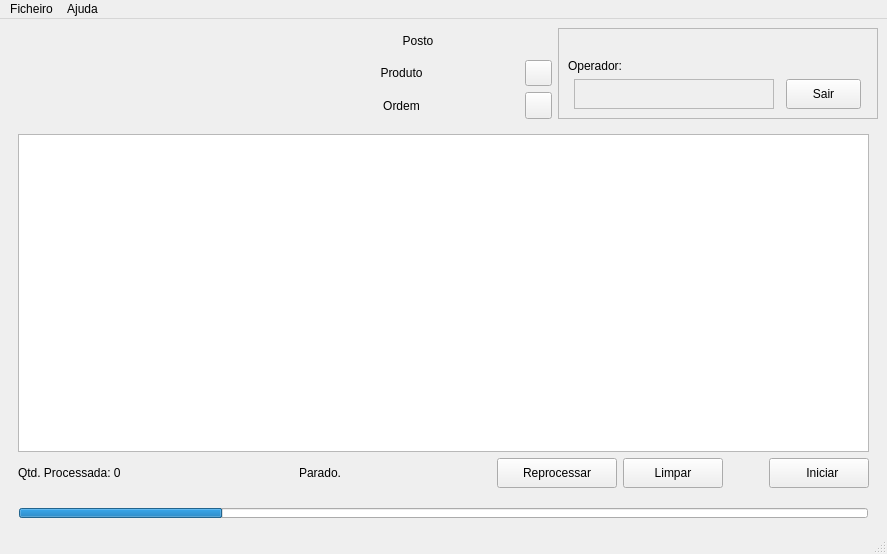
<?xml version="1.0" encoding="UTF-8"?>
<ui version="4.0">
 <class>MainWindow</class>
 <widget class="QMainWindow" name="MainWindow">
  <property name="geometry">
   <rect>
    <x>0</x>
    <y>0</y>
    <width>887</width>
    <height>554</height>
   </rect>
  </property>
  <property name="minimumSize">
   <size>
    <width>850</width>
    <height>0</height>
   </size>
  </property>
  <property name="windowTitle">
   <string>Controlo de Produção</string>
  </property>
  <property name="windowIcon">
   <iconset resource="resources.qrc">
    <normaloff>:/images/images/logo-uartronica-final-mini.png</normaloff>:/images/images/logo-uartronica-final-mini.png</iconset>
  </property>
  <property name="styleSheet">
   <string notr="true">font: 10pt &quot;MS Shell Dlg 2&quot;;</string>
  </property>
  <widget class="QWidget" name="centralwidget">
   <layout class="QVBoxLayout" name="verticalLayout">
    <item>
     <layout class="QHBoxLayout" name="horizontalLayout">
      <item>
       <widget class="QLabel" name="label">
        <property name="maximumSize">
         <size>
          <width>300</width>
          <height>102</height>
         </size>
        </property>
        <property name="styleSheet">
         <string notr="true"/>
        </property>
        <property name="text">
         <string/>
        </property>
        <property name="pixmap">
         <pixmap resource="resources.qrc">:/images/images/Uartronica-Logo-Dark.png</pixmap>
        </property>
        <property name="scaledContents">
         <bool>true</bool>
        </property>
       </widget>
      </item>
      <item>
       <layout class="QGridLayout" name="gridLayout">
        <item row="3" column="0">
         <layout class="QHBoxLayout" name="horizontalLayout_6">
          <item>
           <widget class="QLabel" name="label_product_name">
            <property name="sizePolicy">
             <sizepolicy hsizetype="Minimum" vsizetype="Minimum">
              <horstretch>0</horstretch>
              <verstretch>0</verstretch>
             </sizepolicy>
            </property>
            <property name="minimumSize">
             <size>
              <width>0</width>
              <height>0</height>
             </size>
            </property>
            <property name="text">
             <string>Produto</string>
            </property>
            <property name="alignment">
             <set>Qt::AlignCenter</set>
            </property>
            <property name="wordWrap">
             <bool>true</bool>
            </property>
            <property name="textInteractionFlags">
             <set>Qt::LinksAccessibleByMouse|Qt::TextSelectableByMouse</set>
            </property>
           </widget>
          </item>
          <item>
           <widget class="QPushButton" name="btn_change_product">
            <property name="enabled">
             <bool>true</bool>
            </property>
            <property name="maximumSize">
             <size>
              <width>27</width>
              <height>27</height>
             </size>
            </property>
            <property name="toolTip">
             <string>Alterar produto</string>
            </property>
            <property name="toolTipDuration">
             <number>-1</number>
            </property>
            <property name="whatsThis">
             <string/>
            </property>
            <property name="layoutDirection">
             <enum>Qt::LeftToRight</enum>
            </property>
            <property name="text">
             <string/>
            </property>
            <property name="icon">
             <iconset resource="resources.qrc">
              <normaloff>:/images/images/edit-pencil.png</normaloff>:/images/images/edit-pencil.png</iconset>
            </property>
           </widget>
          </item>
         </layout>
        </item>
        <item row="1" column="0">
         <layout class="QVBoxLayout" name="verticalLayout_7">
          <item>
           <widget class="QLabel" name="label_tool">
            <property name="styleSheet">
             <string notr="true">font: 14pt &quot;MS Shell Dlg 2&quot;;</string>
            </property>
            <property name="text">
             <string>Posto</string>
            </property>
            <property name="alignment">
             <set>Qt::AlignCenter</set>
            </property>
           </widget>
          </item>
         </layout>
        </item>
        <item row="4" column="0">
         <layout class="QHBoxLayout" name="horizontalLayout_8">
          <item>
           <widget class="QLabel" name="label_order_name">
            <property name="text">
             <string>Ordem</string>
            </property>
            <property name="alignment">
             <set>Qt::AlignCenter</set>
            </property>
           </widget>
          </item>
          <item>
           <widget class="QPushButton" name="btn_change_order">
            <property name="minimumSize">
             <size>
              <width>27</width>
              <height>27</height>
             </size>
            </property>
            <property name="maximumSize">
             <size>
              <width>27</width>
              <height>27</height>
             </size>
            </property>
            <property name="text">
             <string/>
            </property>
            <property name="icon">
             <iconset resource="resources.qrc">
              <normaloff>:/images/images/edit-pencil.png</normaloff>:/images/images/edit-pencil.png</iconset>
            </property>
           </widget>
          </item>
         </layout>
        </item>
       </layout>
      </item>
      <item>
       <layout class="QVBoxLayout" name="verticalLayout_4">
        <property name="sizeConstraint">
         <enum>QLayout::SetFixedSize</enum>
        </property>
        <item alignment="Qt::AlignRight">
         <widget class="QFrame" name="frame_user_details">
          <property name="minimumSize">
           <size>
            <width>200</width>
            <height>0</height>
           </size>
          </property>
          <property name="frameShape">
           <enum>QFrame::StyledPanel</enum>
          </property>
          <property name="frameShadow">
           <enum>QFrame::Raised</enum>
          </property>
          <layout class="QVBoxLayout" name="verticalLayout_5">
           <item>
            <widget class="QLabel" name="label_workstation">
             <property name="font">
              <font>
               <family>MS Shell Dlg 2</family>
               <pointsize>10</pointsize>
               <weight>50</weight>
               <italic>false</italic>
               <bold>false</bold>
              </font>
             </property>
             <property name="text">
              <string/>
             </property>
             <property name="alignment">
              <set>Qt::AlignCenter</set>
             </property>
            </widget>
           </item>
           <item>
            <widget class="QLabel" name="label_6">
             <property name="minimumSize">
              <size>
               <width>300</width>
               <height>0</height>
              </size>
             </property>
             <property name="maximumSize">
              <size>
               <width>300</width>
               <height>16777215</height>
              </size>
             </property>
             <property name="styleSheet">
              <string notr="true">font: 75 11pt &quot;MS Shell Dlg 2&quot;;</string>
             </property>
             <property name="text">
              <string>Operador:</string>
             </property>
            </widget>
           </item>
           <item>
            <layout class="QHBoxLayout" name="horizontalLayout_4">
             <property name="sizeConstraint">
              <enum>QLayout::SetFixedSize</enum>
             </property>
             <item>
              <widget class="QLabel" name="label_user">
               <property name="minimumSize">
                <size>
                 <width>200</width>
                 <height>0</height>
                </size>
               </property>
               <property name="maximumSize">
                <size>
                 <width>200</width>
                 <height>16777215</height>
                </size>
               </property>
               <property name="frameShape">
                <enum>QFrame::StyledPanel</enum>
               </property>
               <property name="frameShadow">
                <enum>QFrame::Plain</enum>
               </property>
               <property name="text">
                <string/>
               </property>
              </widget>
             </item>
             <item>
              <widget class="QPushButton" name="btn_logout">
               <property name="enabled">
                <bool>true</bool>
               </property>
               <property name="minimumSize">
                <size>
                 <width>75</width>
                 <height>30</height>
                </size>
               </property>
               <property name="maximumSize">
                <size>
                 <width>75</width>
                 <height>30</height>
                </size>
               </property>
               <property name="text">
                <string>Sair</string>
               </property>
               <property name="icon">
                <iconset resource="resources.qrc">
                 <normaloff>:/images/images/right-from-arrow.png</normaloff>:/images/images/right-from-arrow.png</iconset>
               </property>
              </widget>
             </item>
            </layout>
           </item>
          </layout>
         </widget>
        </item>
       </layout>
      </item>
     </layout>
    </item>
    <item>
     <widget class="QStackedWidget" name="stacked_content">
      <property name="currentIndex">
       <number>1</number>
      </property>
      <widget class="QWidget" name="login">
       <layout class="QVBoxLayout" name="verticalLayout_2">
        <item>
         <layout class="QHBoxLayout" name="horizontalLayout_2">
          <item>
           <spacer name="horizontalSpacer">
            <property name="orientation">
             <enum>Qt::Horizontal</enum>
            </property>
            <property name="sizeHint" stdset="0">
             <size>
              <width>40</width>
              <height>20</height>
             </size>
            </property>
           </spacer>
          </item>
          <item>
           <layout class="QVBoxLayout" name="verticalLayout_3">
            <item>
             <spacer name="verticalSpacer_5">
              <property name="orientation">
               <enum>Qt::Vertical</enum>
              </property>
              <property name="sizeHint" stdset="0">
               <size>
                <width>20</width>
                <height>40</height>
               </size>
              </property>
             </spacer>
            </item>
            <item>
             <widget class="QLabel" name="label_2">
              <property name="styleSheet">
               <string notr="true">font: 75 12pt &quot;MS Shell Dlg 2&quot;;</string>
              </property>
              <property name="text">
               <string>Entrada:</string>
              </property>
             </widget>
            </item>
            <item>
             <spacer name="verticalSpacer_2">
              <property name="orientation">
               <enum>Qt::Vertical</enum>
              </property>
              <property name="sizeType">
               <enum>QSizePolicy::Fixed</enum>
              </property>
              <property name="sizeHint" stdset="0">
               <size>
                <width>20</width>
                <height>20</height>
               </size>
              </property>
             </spacer>
            </item>
            <item>
             <widget class="QLabel" name="label_4">
              <property name="text">
               <string>Utilizador:</string>
              </property>
             </widget>
            </item>
            <item>
             <widget class="QLineEdit" name="line_username">
              <property name="minimumSize">
               <size>
                <width>0</width>
                <height>30</height>
               </size>
              </property>
              <property name="sizeIncrement">
               <size>
                <width>0</width>
                <height>30</height>
               </size>
              </property>
             </widget>
            </item>
            <item>
             <spacer name="verticalSpacer_4">
              <property name="orientation">
               <enum>Qt::Vertical</enum>
              </property>
              <property name="sizeType">
               <enum>QSizePolicy::Fixed</enum>
              </property>
              <property name="sizeHint" stdset="0">
               <size>
                <width>20</width>
                <height>10</height>
               </size>
              </property>
             </spacer>
            </item>
            <item>
             <widget class="QLabel" name="label_3">
              <property name="text">
               <string>Palavra-passe:</string>
              </property>
             </widget>
            </item>
            <item>
             <widget class="QLineEdit" name="line_password">
              <property name="minimumSize">
               <size>
                <width>0</width>
                <height>30</height>
               </size>
              </property>
              <property name="sizeIncrement">
               <size>
                <width>0</width>
                <height>30</height>
               </size>
              </property>
              <property name="echoMode">
               <enum>QLineEdit::Password</enum>
              </property>
             </widget>
            </item>
            <item>
             <spacer name="verticalSpacer_6">
              <property name="orientation">
               <enum>Qt::Vertical</enum>
              </property>
              <property name="sizeType">
               <enum>QSizePolicy::Fixed</enum>
              </property>
              <property name="sizeHint" stdset="0">
               <size>
                <width>20</width>
                <height>5</height>
               </size>
              </property>
             </spacer>
            </item>
            <item>
             <widget class="QLabel" name="label_login_failed">
              <property name="styleSheet">
               <string notr="true">color: rgb(255, 0, 0);</string>
              </property>
              <property name="text">
               <string/>
              </property>
             </widget>
            </item>
            <item>
             <spacer name="verticalSpacer_3">
              <property name="orientation">
               <enum>Qt::Vertical</enum>
              </property>
              <property name="sizeType">
               <enum>QSizePolicy::Fixed</enum>
              </property>
              <property name="sizeHint" stdset="0">
               <size>
                <width>20</width>
                <height>5</height>
               </size>
              </property>
             </spacer>
            </item>
            <item>
             <layout class="QHBoxLayout" name="horizontalLayout_3">
              <item>
               <spacer name="horizontalSpacer_3">
                <property name="orientation">
                 <enum>Qt::Horizontal</enum>
                </property>
                <property name="sizeType">
                 <enum>QSizePolicy::Minimum</enum>
                </property>
                <property name="sizeHint" stdset="0">
                 <size>
                  <width>175</width>
                  <height>20</height>
                 </size>
                </property>
               </spacer>
              </item>
              <item>
               <widget class="QPushButton" name="btn_login">
                <property name="minimumSize">
                 <size>
                  <width>150</width>
                  <height>30</height>
                 </size>
                </property>
                <property name="maximumSize">
                 <size>
                  <width>150</width>
                  <height>30</height>
                 </size>
                </property>
                <property name="text">
                 <string>Entrar</string>
                </property>
               </widget>
              </item>
             </layout>
            </item>
            <item>
             <spacer name="verticalSpacer">
              <property name="orientation">
               <enum>Qt::Vertical</enum>
              </property>
              <property name="sizeHint" stdset="0">
               <size>
                <width>20</width>
                <height>40</height>
               </size>
              </property>
             </spacer>
            </item>
           </layout>
          </item>
          <item>
           <spacer name="horizontalSpacer_2">
            <property name="orientation">
             <enum>Qt::Horizontal</enum>
            </property>
            <property name="sizeHint" stdset="0">
             <size>
              <width>40</width>
              <height>20</height>
             </size>
            </property>
           </spacer>
          </item>
         </layout>
        </item>
       </layout>
      </widget>
      <widget class="QWidget" name="dashboard">
       <layout class="QVBoxLayout" name="verticalLayout_6">
        <item>
         <widget class="QListWidget" name="list_logs">
          <property name="sizePolicy">
           <sizepolicy hsizetype="Expanding" vsizetype="Expanding">
            <horstretch>0</horstretch>
            <verstretch>0</verstretch>
           </sizepolicy>
          </property>
          <property name="minimumSize">
           <size>
            <width>0</width>
            <height>299</height>
           </size>
          </property>
         </widget>
        </item>
        <item>
         <layout class="QHBoxLayout" name="horizontalLayout_7">
          <item>
           <widget class="QLabel" name="label_processed_amount">
            <property name="text">
             <string>Qtd. Processada: 0</string>
            </property>
           </widget>
          </item>
          <item>
           <spacer name="horizontalSpacer_4">
            <property name="orientation">
             <enum>Qt::Horizontal</enum>
            </property>
            <property name="sizeHint" stdset="0">
             <size>
              <width>40</width>
              <height>20</height>
             </size>
            </property>
           </spacer>
          </item>
          <item>
           <widget class="QLabel" name="label_status_icon">
            <property name="minimumSize">
             <size>
              <width>15</width>
              <height>15</height>
             </size>
            </property>
            <property name="maximumSize">
             <size>
              <width>15</width>
              <height>15</height>
             </size>
            </property>
            <property name="text">
             <string/>
            </property>
            <property name="pixmap">
             <pixmap resource="resources.qrc">:/images/images/red-circle.png</pixmap>
            </property>
            <property name="scaledContents">
             <bool>true</bool>
            </property>
           </widget>
          </item>
          <item>
           <widget class="QLabel" name="label_status_text">
            <property name="text">
             <string>Parado.</string>
            </property>
           </widget>
          </item>
          <item>
           <spacer name="horizontalSpacer_6">
            <property name="orientation">
             <enum>Qt::Horizontal</enum>
            </property>
            <property name="sizeHint" stdset="0">
             <size>
              <width>40</width>
              <height>20</height>
             </size>
            </property>
           </spacer>
          </item>
          <item>
           <widget class="QPushButton" name="btn_reprocess">
            <property name="minimumSize">
             <size>
              <width>120</width>
              <height>30</height>
             </size>
            </property>
            <property name="maximumSize">
             <size>
              <width>16777215</width>
              <height>30</height>
             </size>
            </property>
            <property name="toolTip">
             <string>Reprocessar ficheiros log.</string>
            </property>
            <property name="statusTip">
             <string/>
            </property>
            <property name="text">
             <string>Reprocessar</string>
            </property>
            <property name="icon">
             <iconset resource="resources.qrc">
              <normaloff>:/images/images/rotate-right.png</normaloff>:/images/images/rotate-right.png</iconset>
            </property>
            <property name="iconSize">
             <size>
              <width>14</width>
              <height>14</height>
             </size>
            </property>
           </widget>
          </item>
          <item>
           <widget class="QPushButton" name="btn_clear_logs">
            <property name="minimumSize">
             <size>
              <width>100</width>
              <height>30</height>
             </size>
            </property>
            <property name="maximumSize">
             <size>
              <width>16777215</width>
              <height>30</height>
             </size>
            </property>
            <property name="toolTip">
             <string>Limpa resultados da tabela.</string>
            </property>
            <property name="text">
             <string>Limpar</string>
            </property>
           </widget>
          </item>
          <item>
           <spacer name="horizontalSpacer_5">
            <property name="orientation">
             <enum>Qt::Horizontal</enum>
            </property>
            <property name="sizeType">
             <enum>QSizePolicy::Fixed</enum>
            </property>
            <property name="sizeHint" stdset="0">
             <size>
              <width>40</width>
              <height>20</height>
             </size>
            </property>
           </spacer>
          </item>
          <item>
           <widget class="QPushButton" name="btn_toggle_job">
            <property name="minimumSize">
             <size>
              <width>100</width>
              <height>30</height>
             </size>
            </property>
            <property name="maximumSize">
             <size>
              <width>16777215</width>
              <height>30</height>
             </size>
            </property>
            <property name="toolTip">
             <string/>
            </property>
            <property name="text">
             <string>  Iniciar</string>
            </property>
            <property name="icon">
             <iconset resource="resources.qrc">
              <normaloff>:/images/images/play-button.png</normaloff>:/images/images/play-button.png</iconset>
            </property>
            <property name="iconSize">
             <size>
              <width>12</width>
              <height>12</height>
             </size>
            </property>
           </widget>
          </item>
         </layout>
        </item>
       </layout>
      </widget>
     </widget>
    </item>
    <item>
     <layout class="QHBoxLayout" name="horizontalLayout_5">
      <item>
       <spacer name="verticalSpacer_7">
        <property name="orientation">
         <enum>Qt::Vertical</enum>
        </property>
        <property name="sizeType">
         <enum>QSizePolicy::Fixed</enum>
        </property>
        <property name="sizeHint" stdset="0">
         <size>
          <width>10</width>
          <height>20</height>
         </size>
        </property>
       </spacer>
      </item>
      <item>
       <widget class="QProgressBar" name="network_progressbar">
        <property name="enabled">
         <bool>true</bool>
        </property>
        <property name="maximumSize">
         <size>
          <width>16777215</width>
          <height>10</height>
         </size>
        </property>
        <property name="value">
         <number>24</number>
        </property>
        <property name="textVisible">
         <bool>false</bool>
        </property>
        <property name="textDirection">
         <enum>QProgressBar::TopToBottom</enum>
        </property>
       </widget>
      </item>
      <item>
       <spacer name="verticalSpacer_8">
        <property name="orientation">
         <enum>Qt::Vertical</enum>
        </property>
        <property name="sizeType">
         <enum>QSizePolicy::Fixed</enum>
        </property>
        <property name="sizeHint" stdset="0">
         <size>
          <width>10</width>
          <height>20</height>
         </size>
        </property>
       </spacer>
      </item>
     </layout>
    </item>
   </layout>
  </widget>
  <widget class="QMenuBar" name="menubar">
   <property name="geometry">
    <rect>
     <x>0</x>
     <y>0</y>
     <width>887</width>
     <height>22</height>
    </rect>
   </property>
   <widget class="QMenu" name="menuFicheiro">
    <property name="title">
     <string>Ficheiro</string>
    </property>
    <addaction name="action_settings"/>
    <addaction name="action_history"/>
    <addaction name="separator"/>
    <addaction name="action_terminate"/>
   </widget>
   <widget class="QMenu" name="menuAjuda">
    <property name="title">
     <string>Ajuda</string>
    </property>
    <addaction name="action_about"/>
   </widget>
   <addaction name="menuFicheiro"/>
   <addaction name="menuAjuda"/>
  </widget>
  <widget class="QStatusBar" name="statusbar"/>
  <action name="action_about">
   <property name="text">
    <string>Sobre</string>
   </property>
  </action>
  <action name="action_settings">
   <property name="text">
    <string>Definições</string>
   </property>
  </action>
  <action name="action_terminate">
   <property name="text">
    <string>Sair</string>
   </property>
  </action>
  <action name="action_history">
   <property name="text">
    <string>Histórico</string>
   </property>
  </action>
 </widget>
 <resources>
  <include location="resources.qrc"/>
 </resources>
 <connections>
  <connection>
   <sender>line_username</sender>
   <signal>returnPressed()</signal>
   <receiver>line_password</receiver>
   <slot>setFocus()</slot>
   <hints>
    <hint type="sourcelabel">
     <x>421</x>
     <y>287</y>
    </hint>
    <hint type="destinationlabel">
     <x>444</x>
     <y>361</y>
    </hint>
   </hints>
  </connection>
 </connections>
</ui>
